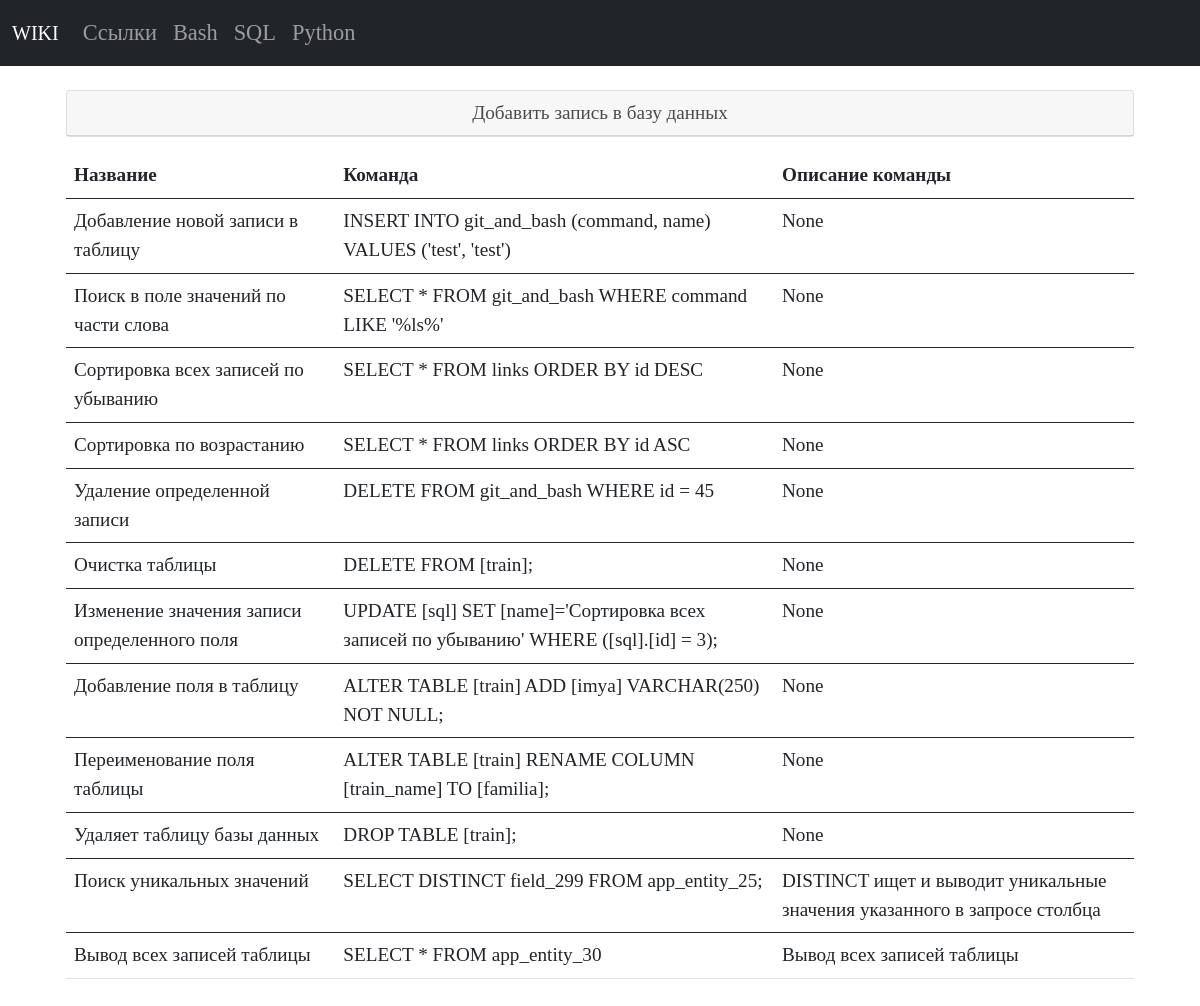
The app's page /sql with its own data.
### tables this page shows
CREATE TABLE [sql] ( 
  "sql_id" INTEGER PRIMARY KEY AUTOINCREMENT,
  "sql_command" TEXT NOT NULL,
  "sql_name" TEXT NOT NULL
, sql_description TEXT);

### app.py (the view)
@app.route("/sql")
def sql_list_commands():
    conn = get_db_connection()
    sql_list = conn.execute("SELECT * FROM sql").fetchall()
    conn.close()
    return render_template("sql/sql_list_commands.html",
                           sql_list=sql_list,
                           )

### app.py (called while the page is built)
def get_db_connection():
    db_path = os.path.join(BASE_DIR, "database.db")
    conn = sqlite3.connect(db_path)
    conn.row_factory = sqlite3.Row
    return conn

### templates/sql/sql_list_commands.html
{% extends "base.html" %} {% block title %}Команды sql{% endblock %} {% block content %}
<div class="container p-4">
   <div class="card mb-3">
      <div class="card-header text-center">
         <a href="{{ url_for('add_sql_command') }}">Добавить запись в базу данных</a>
      </div>
   </div>
   <table class="table">
   <thead>
      <tr>
         <th scope="col">Название</th>
         <th scope="col">Команда</th>
         <th scope="col">Описание команды</th>
      </tr>
   </thead>
   {% for sql_list in sql_list %}
   <tbody>
      <tr>
         <td>{{ sql_list['sql_name'] }}</td>
         <td>{{ sql_list['sql_command'] }}</td>
         <td>{{ sql_list['sql_description'] }}</td>
      </tr>
   </tbody>
   {% endfor %}
   </table>
{% endblock %}

### static/styles.css (style rules this page uses)
* { font-family:Century Gothic; }
.container { font-size: 1.2rem; }
a { color: rgba(0, 0, 0, 0.7); text-decoration: none; }
.card { height: 100%; }

### records on screen
sql: sql_name "Добавление новой записи в таблицу", sql_command "INSERT INTO git_and_bash (command, name) VALUES ('test', 'test')", sql_description "None"
sql: sql_name "Поиск в поле значений по части слова", sql_command "SELECT * FROM git_and_bash WHERE command LIKE '%ls%'", sql_description "None"
sql: sql_name "Сортировка всех записей по убыванию", sql_command "SELECT * FROM links ORDER BY id DESC", sql_description "None"
sql: sql_name "Сортировка по возрастанию", sql_command "SELECT * FROM links ORDER BY id ASC", sql_description "None"
sql: sql_name "Удаление определенной записи", sql_command "DELETE FROM git_and_bash WHERE id = 45", sql_description "None"
sql: sql_name "Очистка таблицы", sql_command "DELETE FROM [train];", sql_description "None"
sql: sql_name "Изменение значения записи определенного поля", sql_command "UPDATE [sql] SET [name]='Сортировка всех записей по убыванию' WHERE ([sql].[id] = 3);", sql_description "None"
sql: sql_name "Добавление поля в таблицу", sql_command "ALTER TABLE [train] ADD [imya] VARCHAR(250) NOT NULL;", sql_description "None"
sql: sql_name "Переименование поля таблицы", sql_command "ALTER TABLE [train] RENAME COLUMN [train_name] TO [familia];", sql_description "None"
sql: sql_name "Удаляет таблицу базы данных", sql_command "DROP TABLE [train];", sql_description "None"
sql: sql_name "Поиск уникальных значений", sql_command "SELECT DISTINCT field_299 FROM app_entity_25;", sql_description "DISTINCT ищет и выводит уникальные значения указанного в запросе столбца"
sql: sql_name "Вывод всех записей таблицы", sql_command "SELECT * FROM app_entity_30", sql_description "Вывод всех записей таблицы"
